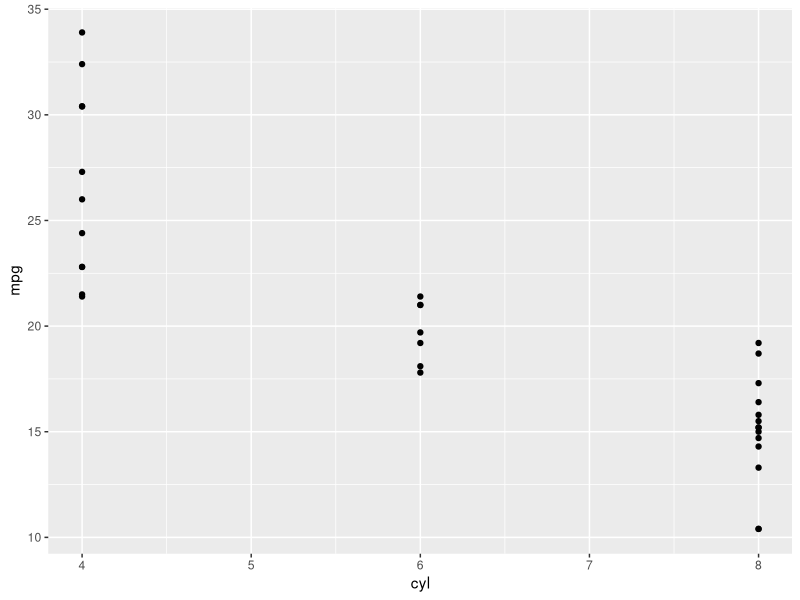
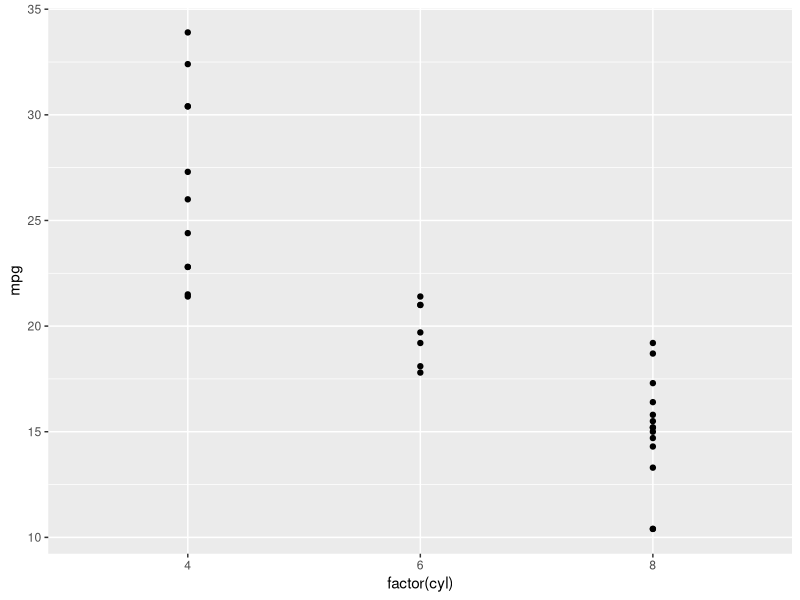
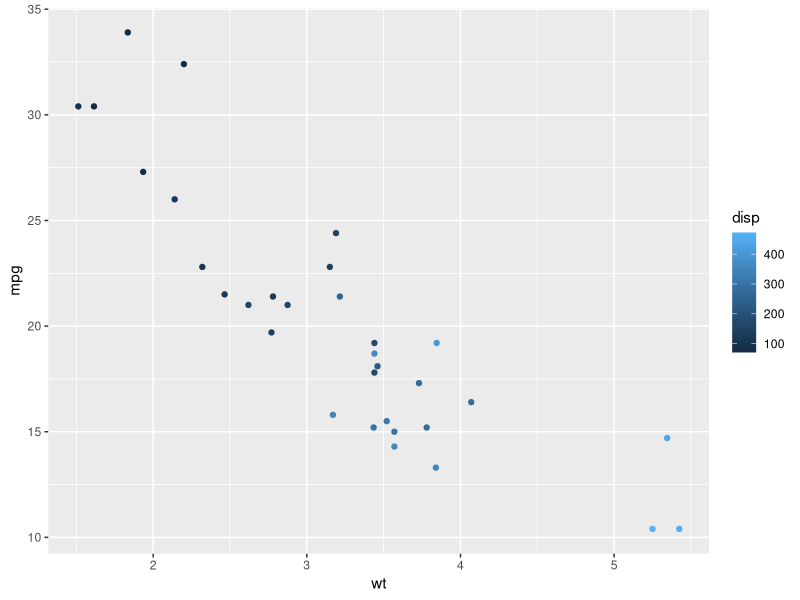
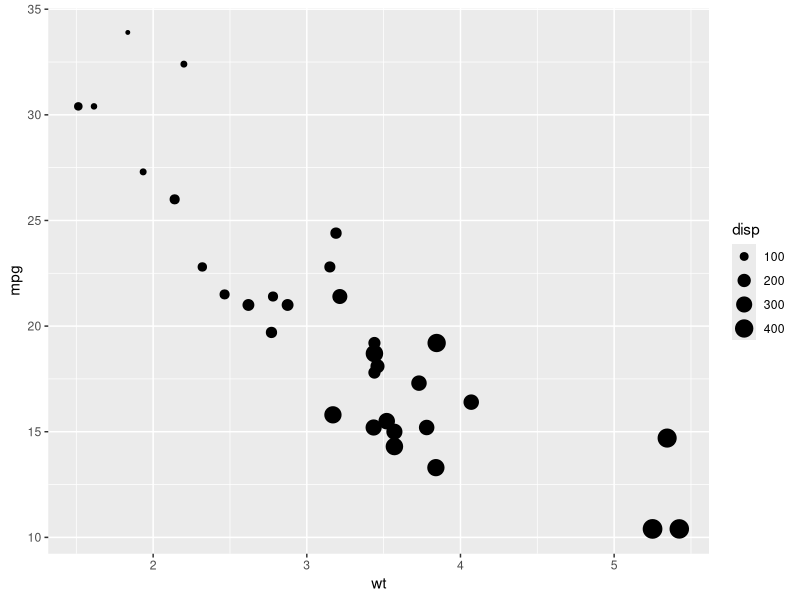

Source code (R) for these figures, in order: (Note: this script raises an error after producing the figures.)
# 1. INTRO TO DATA VISUALIZATION WITH GGPLOT2

# Data visualization is an essential skill for data scientitsts. It combines satatistics in meaningful and appropriate ways.

# ggplot2 and built-in datasets ####

# Load gpplot2 in Tidyverse package
library(ggplot2)
# Load a built-in dataset "mtcars" in ggplot2, which contains information on 32 cars from 1973 issue of Motor Trend
data("mtcars")
# Explore the structure of the dataset
str(mtcars)
# Draw a plot example
ggplot(mtcars, aes(cyl, mpg)) +  # cyl: number of cylinders
  geom_point()
# ggplot2 treats cyl as a continuous variable, which is not quite right because it gives the impression that there is such a thing as 5- or 7- cyclinder car.
# Explicitly tell ggplot2 that cyl is a categorical variable
ggplot(mtcars, aes(factor(cyl), mpg)) +
  geom_point() # x-axis doesn't contain 5 and 7 anymore, only the values that are present in the dataset.

# Aesthetic mappings ####

# Aesthetic elements tell us which scales we should map our data onto.
# Mapping data column to aesthetics
ggplot(mtcars, aes(wt, mpg, color = disp)) +
  geom_point()
# Change color to a size aesthetics
ggplot(mtcars, aes(wt, mpg, size = disp)) +
  geom_point() 
# Another argument of aes() is the shape of the points. There are finite number of shapes which ggplot() can automatically assign to the points. Therefor shape only makes sense with categorical data, not continuous 
ggplot(mtcars, aes(wt, mpg, shape = disp)) +
  geom_point() # return error.

# Adding geometries ####

# Geometries layer allows us to choose how the plot will look like. 
# Explore this graphic layer with the diamond dataset also in ggplot2
data(diamonds) # contain details of 1000 diamonds.
str(diamonds) 
# Explore the relation between carat and price
ggplot(diamonds, aes(carat, price)) +
  geom_point() # adds points as in scatter plot.
# Add a smooth trend curve with geom_smooth()
ggplot(diamonds, aes(carat, price)) +
  geom_point() +
  geom_smooth() # geometries are added using the + operator

# Mapping an aesthetic to data variable with multiple geoms will change all the geoms. 
ggplot(diamonds, aes(carat, price, color = clarity)) +
  geom_point() +
  geom_smooth()
#Make changes to individual geoms by passing arguments to the geom_*() functions.
ggplot(diamonds, aes(carat, price, color = clarity)) +
  geom_point(alpha = 0.4) + # alpha argument controls the opacity.
  geom_smooth()

# Saving plots as variables ####

# Plots can be saved as variables, which can be added two later on using the + operator. This is really useful if you want to make multiple related plots from a common base.
plt_price_vs_carat <- ggplot(diamonds, aes(carat, price))
# Add point layer to the saved variable
plt_price_vs_carat + geom_point()
# Add an alpha argument to the point layer to make the points 20% opaque
plt_price_vs_carat_transparent <- plt_price_vs_carat + 
  geom_point(alpha = 0.2)
# Edit the plot to map color to clarity and save it to a new object
plt_price_vs_carat_clarity <- plt_price_vs_carat +
  geom_point(aes(color = clarity))
# See the plot
plt_price_vs_carat_clarity